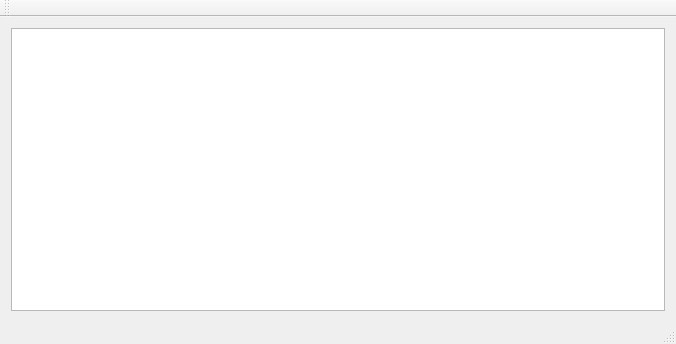
<?xml version="1.0" encoding="UTF-8"?>
<ui version="4.0">
 <class>MainWindow</class>
 <widget class="QMainWindow" name="MainWindow">
  <property name="geometry">
   <rect>
    <x>0</x>
    <y>0</y>
    <width>676</width>
    <height>344</height>
   </rect>
  </property>
  <property name="windowTitle">
   <string>MainWindow</string>
  </property>
  <widget class="QWidget" name="centralWidget">
   <layout class="QGridLayout" name="gridLayout">
    <item row="0" column="0">
     <widget class="QTextBrowser" name="textBrowser"/>
    </item>
   </layout>
  </widget>
  <widget class="QMenuBar" name="menuBar">
   <property name="geometry">
    <rect>
     <x>0</x>
     <y>0</y>
     <width>676</width>
     <height>22</height>
    </rect>
   </property>
  </widget>
  <widget class="QToolBar" name="mainToolBar">
   <attribute name="toolBarArea">
    <enum>TopToolBarArea</enum>
   </attribute>
   <attribute name="toolBarBreak">
    <bool>false</bool>
   </attribute>
  </widget>
  <widget class="QStatusBar" name="statusBar"/>
 </widget>
 <layoutdefault spacing="6" margin="11"/>
 <resources/>
 <connections/>
</ui>
